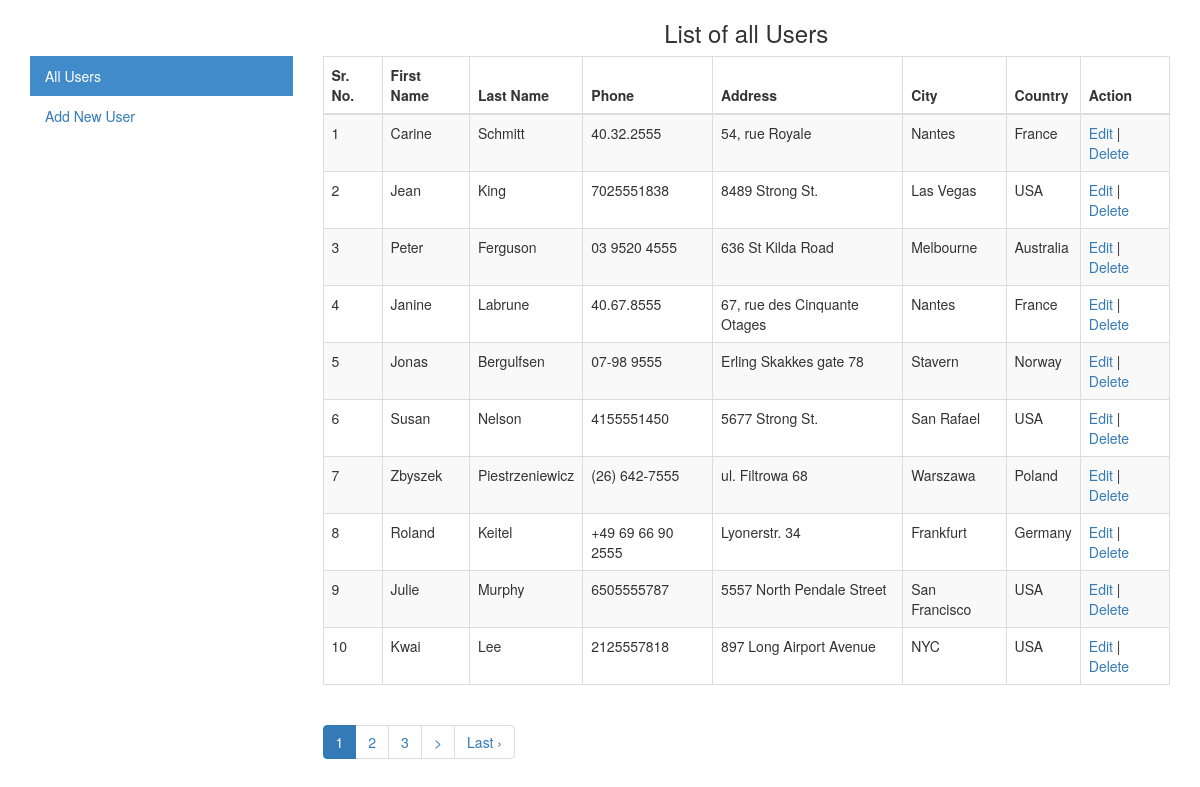
Screenshot of /users with the database file from the repository.
### tables this page shows
CREATE TABLE `users` (
  `id` int(10) UNSIGNED NOT NULL,
  `FirstName` varchar(50) NOT NULL,
  `LastName` varchar(50) NOT NULL DEFAULT '',
  `phone` varchar(50) NOT NULL DEFAULT '',
  `address` varchar(50) NOT NULL DEFAULT '',
  `city` varchar(50) NOT NULL DEFAULT '',
  `country` varchar(50) NOT NULL DEFAULT ''
);

### index.php (called while the page is built, shortened)
<?php
require_once BASEPATH.'core/CodeIgniter.php';

### application/models/Usermodel.php (called while the page is built, shortened)
<?php
class UserModel extends CI_Model {
    public function getAllUsers($limit = null, $start= null) {
        $this->db->limit($limit, $start);
        $query = $this->db->get('users');
        return $query->result();
    }
}

### application/views/users/index.php (the view, shortened to what this page needs)
<!DOCTYPE html>
<html>
    <head>
        <link rel="stylesheet" href="https://maxcdn.bootstrapcdn.com/bootstrap/3.3.7/css/bootstrap.min.css" />
    </head>
    <body>
        <div class="container">
            <div class="row">
                <div class="col-sm-3 sidebar">
                    <h3>&nbsp;</h3>
                    <ul class="nav nav-sidebar">
                        <li><a href="<?php echo base_url('users');?>" style="background: #428bca;color:#fff;">All Users</a></li>
                        <li><a href="<?php echo base_url('users/add');?>">Add New User</a></li>
                    </ul>
                </div>
                <div class="col-sm-9">
                    <h3 class="text-center">List of all Users</h3>
                    <table class="table table-hover table-striped table-bordered">
                        <thead>
                            <tr>
                                <th>Sr. No.</th>
                                <th>First Name</th>
                                <th>Last Name</th>
                                <th>Phone</th>
                                <th>Address</th>
                                <th>City</th>
                                <th>Country</th>
                                <th>Action</th>
                            </tr>
                        </thead>
                        <tbody>
                            <?php $i = 1;
                            foreach ($users as $user): ?>
                                <tr>
                                    <td><?php echo $i + $this->uri->segment(2); ?></td>
                                    <td><?php echo $user->FirstName; ?></td>
                                    <td><?php echo $user->LastName; ?></td>
                                    <td><?php echo $user->phone; ?></td>
                                    <td><?php echo $user->address; ?></td>
                                    <td><?php echo $user->city; ?></td>
                                    <td><?php echo $user->country; ?></td>
                                    <td><a href="<?php echo base_url('users/edit/' . $user->id.'/'.$this->uri->segment(2)); ?>">Edit</a> | <a href="<?php echo base_url('users/delete/' . $user->id.'/'.$this->uri->segment(2)); ?>">Delete</a></td>
                                </tr>
                            <?php $i++; endforeach; ?>
                        </tbody>
                    </table>
                </div>
                <div class="col-sm-3"></div>
                <div class="col-sm-9">
                    <ul class="pagination">
                        <?php echo $pagination; ?>
                    </ul>
                </div>
            </div>
        </div>
    </body>
</html>

### application/controllers/Users.php (shortened to what this page needs)
<?php
class Users extends CI_Controller {
    public function __construct() {
        $this->load->model('usermodel', 'user');
    }
    public function index($start = null) {
        $this->load->library('pagination');
        $config['base_url'] = base_url('users');
        $config['total_rows'] = $this->user->getTotalUsers();
        $config['per_page'] = $limit = 10;
        $config['first_tag_open'] = '<li>';
        $config['first_tag_close'] = '</li>';
        $config['last_tag_open'] = '<li>';
        $config['last_tag_close'] = '</li>';
        $config['next_tag_open'] = '<li>';
        $config['next_tag_close'] = '</li>';
        $config['prev_tag_open'] = '<li>';
        $config['prev_tag_close'] = '</li>';
        $config['cur_tag_open'] = '<li class="active"><a href="#">';
        $config['cur_tag_close'] = '</a></li>';
        $config['num_tag_open'] = '<li>';
        $config['num_tag_close'] = '</li>';
        $this->pagination->initialize($config);
        $data['pagination'] = $this->pagination->create_links();
        $data['users'] = $this->user->getAllUsers($limit, $this->uri->segment(2));
        $this->load->view('users/index', $data);
    }
}

### rows the page displays
users: segment "1", FirstName "Carine", LastName "Schmitt", phone "40.32.2555", address "54, rue Royale", city "Nantes", country "France"
users: segment "2", FirstName "Jean", LastName "King", phone "7025551838", address "8489 Strong St.", city "Las Vegas", country "USA"
users: segment "3", FirstName "Peter", LastName "Ferguson", phone "03 9520 4555", address "636 St Kilda Road", city "Melbourne", country "Australia"
users: segment "4", FirstName "Janine", LastName "Labrune", phone "40.67.8555", address "67, rue des Cinquante Otages", city "Nantes", country "France"
users: segment "5", FirstName "Jonas", LastName "Bergulfsen", phone "07-98 9555", address "Erling Skakkes gate 78", city "Stavern", country "Norway"
users: segment "6", FirstName "Susan", LastName "Nelson", phone "4155551450", address "5677 Strong St.", city "San Rafael", country "USA"
users: segment "7", FirstName "Zbyszek", LastName "Piestrzeniewicz", phone "(26) 642-7555", address "ul. Filtrowa 68", city "Warszawa", country "Poland"
users: segment "8", FirstName "Roland", LastName "Keitel", phone "+49 69 66 90 2555", address "Lyonerstr. 34", city "Frankfurt", country "Germany"
users: segment "9", FirstName "Julie", LastName "Murphy", phone "6505555787", address "5557 North Pendale Street", city "San Francisco", country "USA"
users: segment "10", FirstName "Kwai", LastName "Lee", phone "2125557818", address "897 Long Airport Avenue", city "NYC", country "USA"

### other values shown
$pagination "1 2 3 > Last ›"
